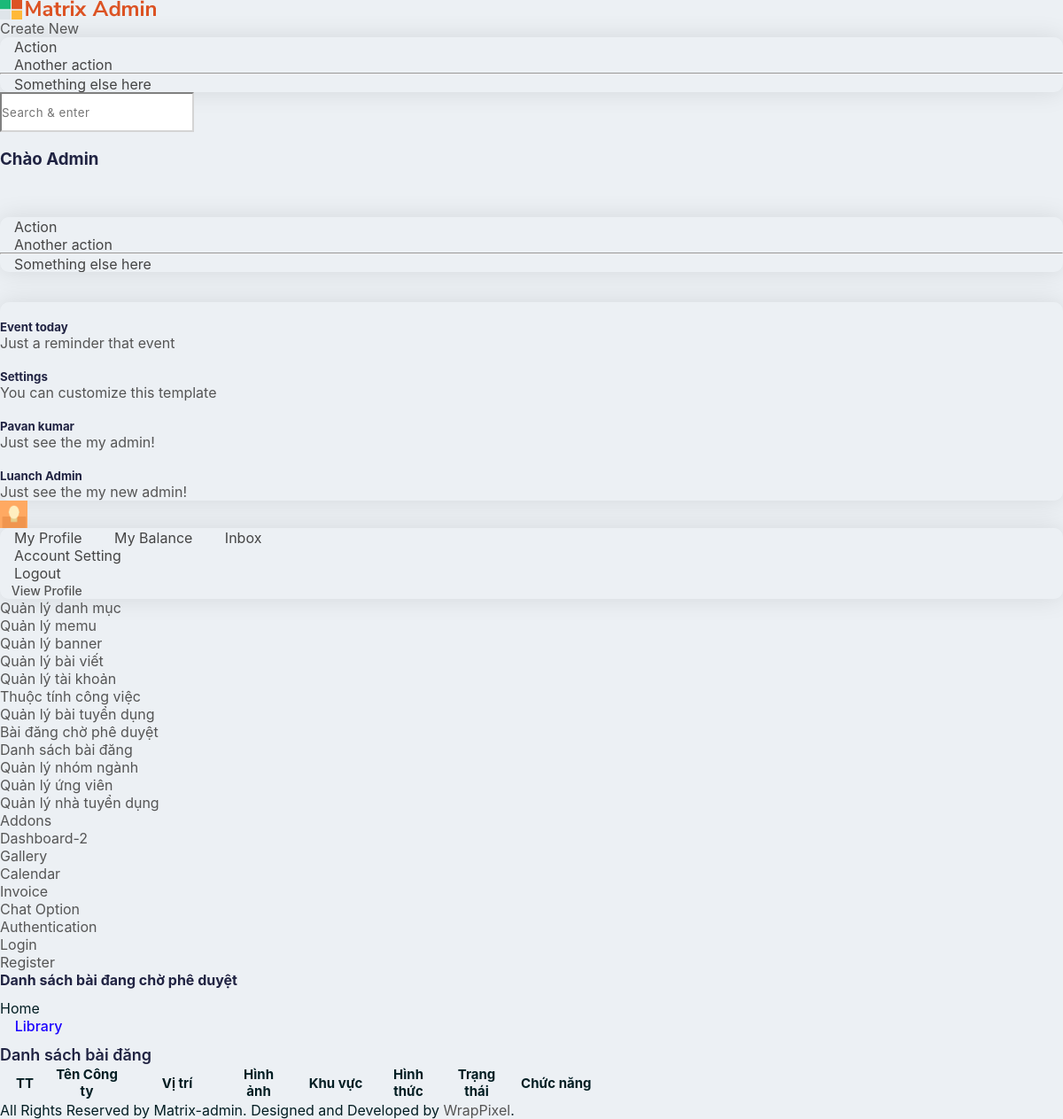
The page /admin/baidang_td_dscho.php on the database as committed earlier.
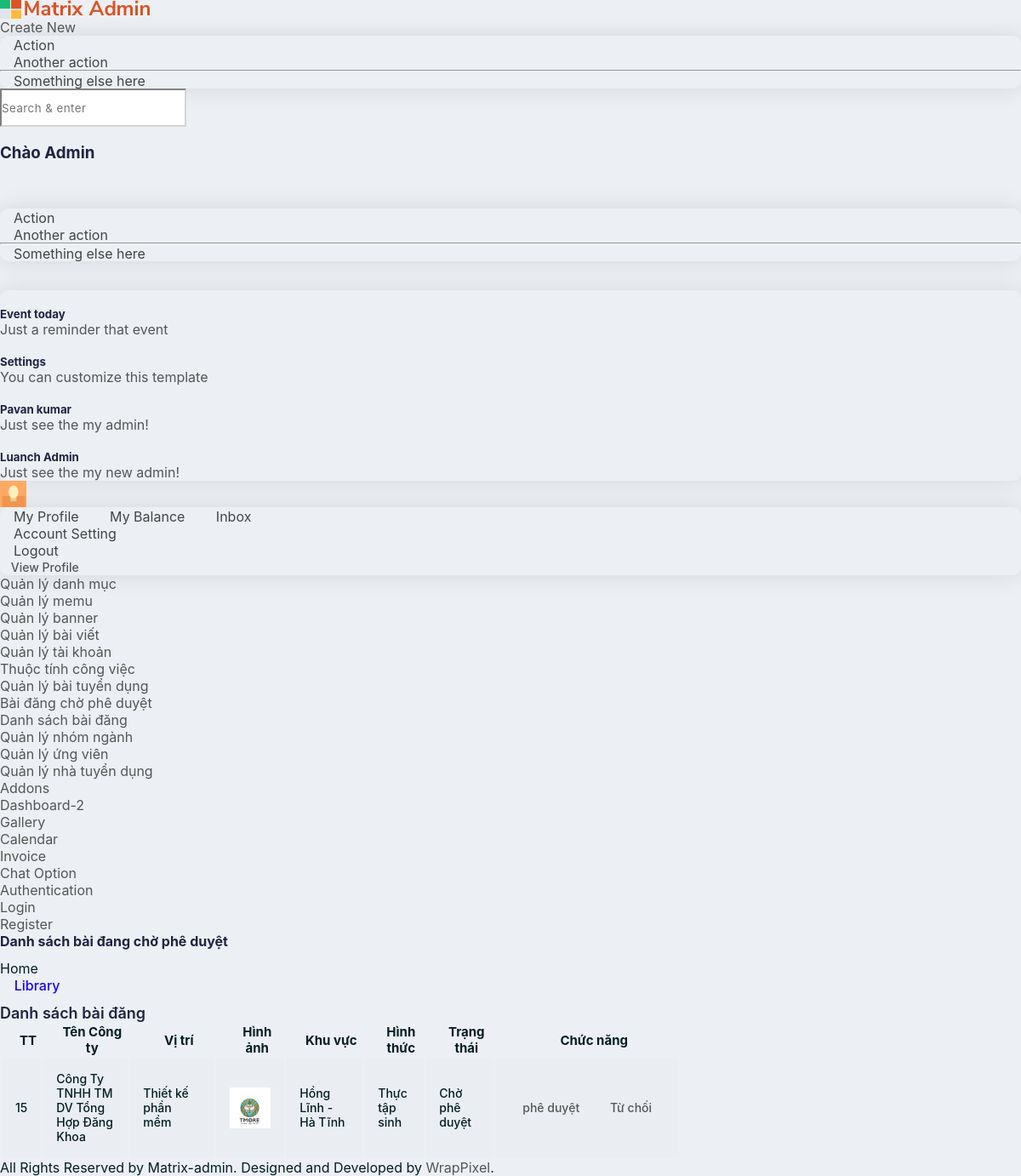
The same page on the database as committed later.
### tables this page shows
CREATE TABLE `tbl_job` (
  `job_id` int(11) NOT NULL,
  `id_user` int(11) NOT NULL,
  `id_career` int(11) NOT NULL,
  `tencv` varchar(250) NOT NULL,
  `vt_tuyendung` varchar(250) NOT NULL,
  `hinhthuc_lv` varchar(250) NOT NULL,
  `muc_luong` varchar(250) NOT NULL,
  `hinhanh` varchar(50) NOT NULL,
  `khuvuc` varchar(50) NOT NULL,
  `bang_cap` varchar(50) NOT NULL,
  `do_tuoi` varchar(50) NOT NULL,
  `kinh_nghiem` varchar(50) NOT NULL,
  `ngay_dang` date NOT NULL,
  `ngay_het` date NOT NULL,
  `trangthaibai` varchar(50) NOT NULL,
  `mota_cv` varchar(800) NOT NULL,
  `mota_cty` varchar(800) NOT NULL
);

CREATE TABLE `tbl_user` (
  `id_user` int(11) NOT NULL,
  `user_name` varchar(70) NOT NULL,
  `phone` varchar(11) NOT NULL,
  `email` varchar(50) NOT NULL,
  `diachi` varchar(50) NOT NULL,
  `tentk` varchar(50) NOT NULL,
  `pass` varchar(50) NOT NULL,
  `loaitk` int(11) NOT NULL
);

### admin/baidang_td_dscho.php (the view, shortened to what this page needs)
<?php
include('header.php');
?>
<div class="page-wrapper">
    <div class="page-breadcrumb">
        <div class="row">
            <div class="col-12 d-flex no-block align-items-center">
                <h4 class="page-title">Danh sách bài đang chờ phê duyệt</h4>
                <div class="ms-auto text-end">
                    <nav aria-label="breadcrumb">
                        <ol class="breadcrumb">
                            <li class="breadcrumb-item"><a href="#">Home</a></li>
                            <li class="breadcrumb-item active" aria-current="page">
                                Library
                            </li>
                        </ol>
                    </nav>
                </div>
            </div>
        </div>
    </div>
    <div class="container-fluid">
        <div class="row">
            <div class="col-12">
                <div class="card">
                    <div class="card-body">
                        <h5 class="card-title">Danh sách bài đăng</h5>
                        <div class="table-responsive">
                            <?php
                            include('../model/config.php');
                            $list_ds = "SELECT job_id,user_name, tencv,hinhthuc_lv,hinhanh,khuvuc,trangthaibai FROM tbl_job j INNER JOIN tbl_user u ON j.id_user = u.id_user WHERE trangthaibai = 'Chờ phê duyệt';";
                            $re = mysqli_query($conn, $list_ds);
                            $data = [];
                            while ($row = mysqli_fetch_array($re, MYSQLI_ASSOC)) {
                                $data[] = array(
                                    'job_id' => $row['job_id'],
                                    'user_name' => $row['user_name'],
                                    'tencv' => $row['tencv'],
                                    'hinhanh' => $row['hinhanh'],
                                    'hinhthuc_lv' => $row['hinhthuc_lv'],
                                    'khuvuc' => $row['khuvuc'],
                                    'trangthaibai' => $row['trangthaibai'],
                                );
                            }
                            ?>
                            <table id="zero_config" class="table table-striped table-bordered">
                                <thead>
                                    <tr>
                                        <th style="width: 15px;"><strong>TT</strong></th>
                                        <th style="width: 100px;"><strong>Tên Công ty</strong></th>
                                        <th style="width: 100px;"><strong>Vị trí</strong></th>
                                        <th style="width: 80px;"><strong>Hình ảnh</strong></th>
                                        <th style="width: 90px;"><strong>Khu vực</strong></th>
                                        <th style="width: 70px;"><strong>Hình thức </strong></th>
                                        <th style="width: 80px;"><strong>Trạng thái</strong></th>
                                        <th ><strong>Chức năng</strong></th>
                                    </tr>
                                </thead>
                                <tbody>
                                    <?php foreach ($data as $row) : ?>
                                        <tr>
                                            <td><?php echo $row['job_id']; ?></td>
                                            <td><?php echo $row['user_name']; ?></td>
                                            <td><?php echo $row['tencv']; ?></td>
                                            <td>
                                                <img src="../public/images/<?php echo $row['hinhanh']; ?>" style="width: 100px;" alt="">
                                            </td>
                                            <td><?php echo $row['khuvuc']; ?></td>
                                            <td><?php echo $row['hinhthuc_lv']; ?></td>
                                            <td><?php echo $row['trangthaibai']; ?></td>
                                            <td>
                                                <a href="baidang_td_pheduyet.php?sid=<?php echo $row['job_id']; ?>" class="btn btn-info"> <i class="mdi mdi-pencil"></i> phê duyệt</a>
                                                <a onclick="return confirm('bạn có muốn xoá không ?');" class="btn btn-danger" href="baidang_td_xoa.php?sid=<?php echo $row['job_id']; ?>"> <i class="fas fa-trash-alt"></i> Từ chối</a>
                                            </td>
                                        </tr>
                                    <?php endforeach; ?>
                            </table>
                        </div>
                    </div>
                </div>
            </div>
        </div>
    </div>
    <?php require_once('footer.php') ?>

Rows that differ between the two databases and show on the page:
added tbl_job: job_id "15", id_user.user_name "Công Ty TNHH TM DV Tổng Hợp Đăng Khoa", tencv "Thiết kế phần mềm", hinhanh (picture), khuvuc "Hồng Lĩnh - Hà Tĩnh", hinhthuc_lv "Thực tập sinh", trangthaibai "Chờ phê duyệt"
